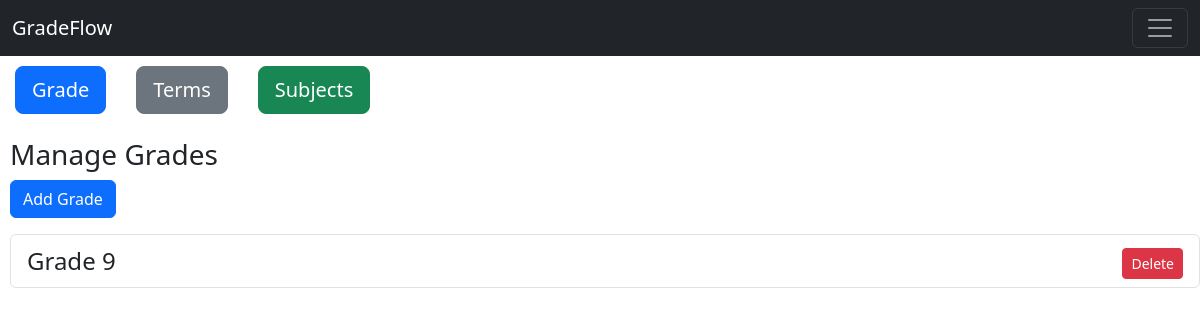
/grades, run on an earlier commit of the app's database.
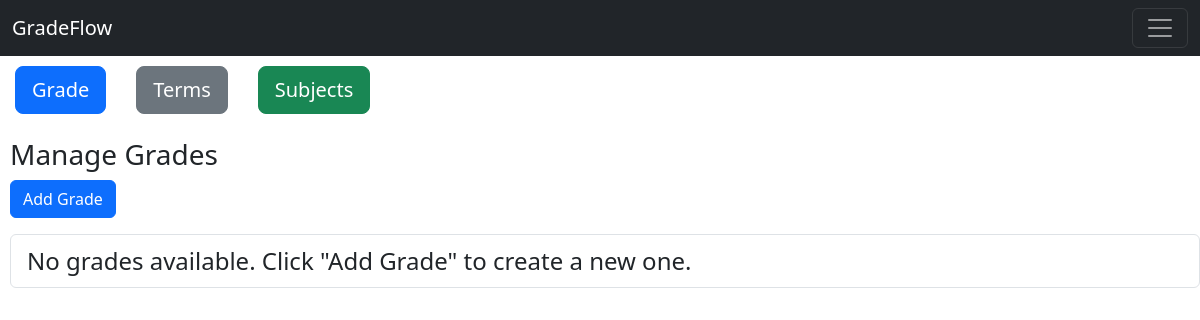
And on a later commit of the database.
### tables this page shows
CREATE TABLE grades (
    grade_id INTEGER PRIMARY KEY AUTOINCREMENT,
    grade INTEGER NOT NULL,
    user_id INTEGER,
    FOREIGN KEY (user_id) REFERENCES users(id)
);

### templates/app.py (the view)
@app.route('/grades', methods=["GET", "POST"])
def grades():
    grades = db.execute("SELECT grade_id, grade FROM grades ORDER BY grade ASC")
    if request.method == 'POST':
        new_grade = request.form.get('newGrade')
        db.execute("INSERT INTO grades (grade) VALUES (?)", new_grade)
        return redirect(url_for('grades'))
    else:
        return render_template("grades.html", grades=grades)

### templates/grades.html (shortened to what this page needs)
{% extends "layout.html" %}
{% block main %}
<div class="d-flex mb-4">
    <button class="btn btn-lg btn-primary switch-btn" onclick="window.location.href='/grades'">
       Grade
    </button>
    <button class="btn btn-lg btn-secondary switch-btn" onclick="window.location.href='/terms'">
       Terms
    </button>
    <button class="btn btn-lg btn-success switch-btn " onclick="window.location.href='/subjects'">
       Subjects
    </button>
  </div>
<div class="mt-4" style="margin-left: 10px;">
    <h3>Manage Grades</h3>
    <button class="btn btn-primary mb-3" id="addGradeBtn" onclick="toggleAddGradeInput()">
        Add Grade
    </button>
    <ul class="list-group">
        {% for grade in grades %}
        <li class="list-group-item d-flex justify-content-between align-items-center">
            Grade {{ grade.grade }}
            <div class="btn-group">
            <form action="/del-grade" method="post">
                <button class="btn btn-danger btn-sm" type="submit" value="{{ grade.grade_id }}" name="grade">
                    Delete
                </button>
            </form>
            </div>
        </li>
        {% else %}
        <li class="list-group-item">
            No grades available. Click "Add Grade" to create a new one.
        </li>
        {% endfor %}
    </ul>
</div>
{% endblock %}

### templates/layout.html (shortened to what this page needs)
<!DOCTYPE html>
<html lang="en">
<head>
    <link href="https://cdn.jsdelivr.net/npm/bootstrap@5.3.3/dist/css/bootstrap.min.css" rel="stylesheet">
    <link href="/static/style.css" rel="stylesheet">
</head>
<body>
    <nav class="navbar navbar-dark bg-dark fixed-top">
        <div class="container-fluid">
          <a class="navbar-brand" href="/">GradeFlow</a>
          <button class="navbar-toggler" type="button" data-bs-toggle="offcanvas" data-bs-target="#offcanvasDarkNavbar" aria-controls="offcanvasDarkNavbar" aria-label="Toggle navigation">
            <span class="navbar-toggler-icon"></span>
          </button>
        </div>
      </nav>
    <main id="main-content">
        <div>
            <h1>h</h1>
            {% block main %}{% endblock %}
        </div>
    </main>
</body>
</html>

### static/style.css (style rules this page uses)
body { overflow-x: hidden; }
.list-group-item { font-size: 1.5em; }
.switch-btn { margin-right: 15px; margin-left: 15px; margin-top: 10px; }

What changed in the data, as far as the page shows it:
removed grades: grade "9", {{ grade.grade_id }} 1 (drawn)
Also different on the page:
text now shown: "No grades available. Click \"Add Grade\" to create a new one."
